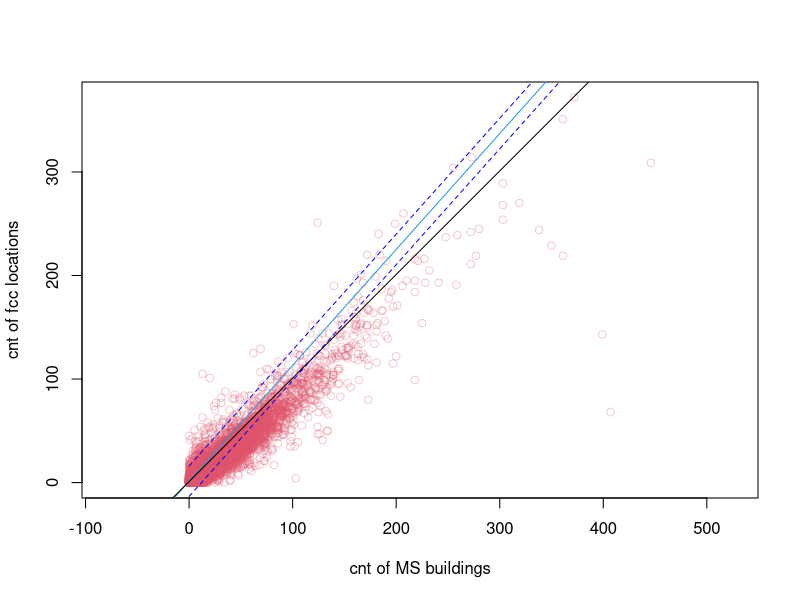

The R script that drew this image:
## ---- chunk 1
#| label: quick lm model for bsl
#| warning: false
vt <- read.csv("data/vt_ms.csv")
vt$tot_loc <-as.numeric(vt$tot_loc) 
vt$tot_loc <- ifelse(is.na(vt$tot_loc), 0, vt$tot_loc)

lm_ms <- lm(cnt_ms ~ tot_loc, data = vt)
pot_val <- seq(min(vt$tot_loc), max(vt$tot_loc), by = 0.025)
conf_interval <- predict(lm_ms, newdata = data.frame( tot_loc = pot_val) ,
						 interval = "prediction", level = 0.95)

plot(vt$cnt_ms, vt$tot_loc,  col = "#DF536B50", asp = 1, 
xlab = "cnt of MS buildings", ylab = "cnt of fcc locations") 
abline(lm_ms, col = 4)
abline(1:500, 1:500, col = "black")
lines(pot_val, conf_interval[, "lwr"], col = "blue", lty = 2)
lines(pot_val, conf_interval[, "upr"], col =" blue", lty = 2)
